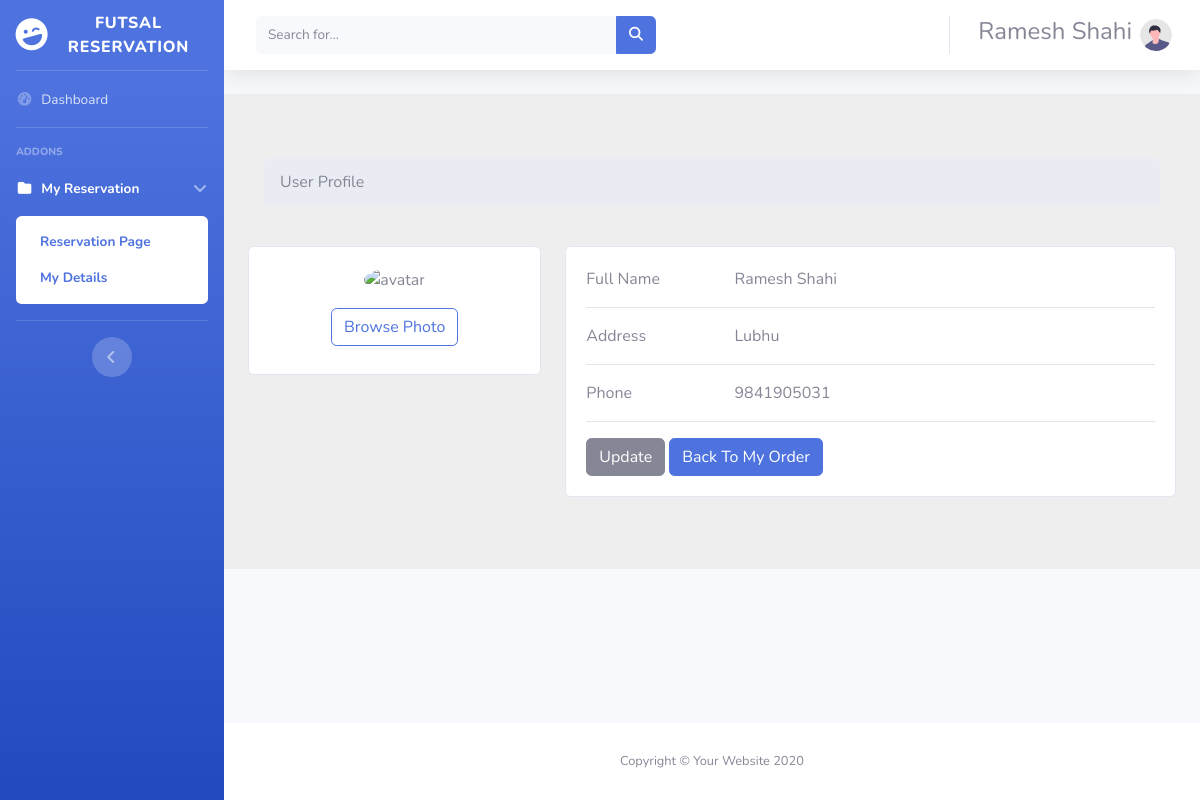
The app's page /UserProfile.php (signed in) with its own data.
### tables this page shows
CREATE TABLE `tbluser` (
  `Id` int(11) NOT NULL AUTO_INCREMENT,
  `FullName` varchar(200) NOT NULL,
  `Address` varchar(200) NOT NULL,
  `Phone` bigint(20) NOT NULL,
  `Password` varchar(200) NOT NULL,
  PRIMARY KEY (`Id`)
);

### UserProfile.php (the view, shortened to what this page needs)
<?php
require_once 'db.php';
function GetProfile($connection, $phone) {
    $stmt = $connection->prepare("SELECT * FROM tblUser WHERE Phone = ?");
    if ($stmt) {
        $stmt->bind_param("s", $phone);
        $stmt->execute();
        $result = $stmt->get_result();
        return $result;
    } else {
        $error = "Database error: Unable to prepare statement.";
    }
}
?>
<?php include'Top.php' ?>
<?php
$userResult = GetProfile($connection, $_SESSION['user_phone']);
if ($userResult && $userResult->num_rows > 0) {
    $user = $userResult->fetch_assoc();
} else {
    $error = "Unable to fetch user profile. Please try again later.";
}
?>
<section style="background-color: #eee;">
    <div class="container py-5">
        <div class="row">
            <div class="col">
                <nav aria-label="breadcrumb" class="bg-body-tertiary rounded-3 p-3 mb-4">
                    <ol class="breadcrumb mb-0">
                        <li class="breadcrumb-item active" aria-current="page">User Profile</li>
                    </ol>
                </nav>
            </div>
        </div>
        <div class="row">
            <div class="col-lg-4">
                <div class="card mb-4">
                    <div class="card-body text-center">
                        <img src="https://mdbcdn.b-cdn.net/img/Photos/new-templates/bootstrap-chat/ava3.webp" alt="avatar"
                             class="rounded-circle img-fluid" style="width: 150px;">
                        <div class="d-flex justify-content-center mb-2">
                            <button  type="button" data-mdb-button-init data-mdb-ripple-init class="btn btn-outline-primary ms-1">Browse Photo</button>
                        </div>
                    </div>
                </div>
            </div>
            <div class="col-lg-8">
                <div class="card mb-4">
                    <div class="card-body">
                        <div class="row">
                            <div class="col-sm-3">
                                <p class="mb-0">Full Name</p>
                            </div>
                            <div class="col-sm-9">
                                <p class="text-muted mb-0"><?php echo $user['FullName']; ?></p>
                            </div>
                        </div>
                        <hr>
                        <div class="row">
                            <div class="col-sm-3">
                                <p class="mb-0">Address</p>
                            </div>
                            <div class="col-sm-9">
                                <p class="text-muted mb-0"><?php echo $user['Address']; ?></p>
                            </div>
                        </div>
                        <hr>
                        <div class="row">
                            <div class="col-sm-3">
                                <p class="mb-0">Phone</p>
                            </div>
                            <div class="col-sm-9">
                                <p class="text-muted mb-0"><?php echo $user['Phone']; ?></p>
                            </div>
                        </div>
                        <hr>
                        <div class="row">
                            <div class="col-sm-9">
                                <button  type="button" class="btn btn-secondary">Update</button>
                                <a href="MyOrderList.php"    class="btn btn-primary">Back To My Order</a>
                            </div>
                            <div class="col-sm-3">
                            </div>
                        </div>
                    </div>
                </div>
            </div>
        </div>
    </div>
</section>
<?php include'Bottom.php' ?>

### records on screen
tbluser: FullName "Ramesh Shahi", Address "Lubhu", Phone "9841905031"

### other values on screen
$_SESSION['full_Name'] "Ramesh Shahi"
